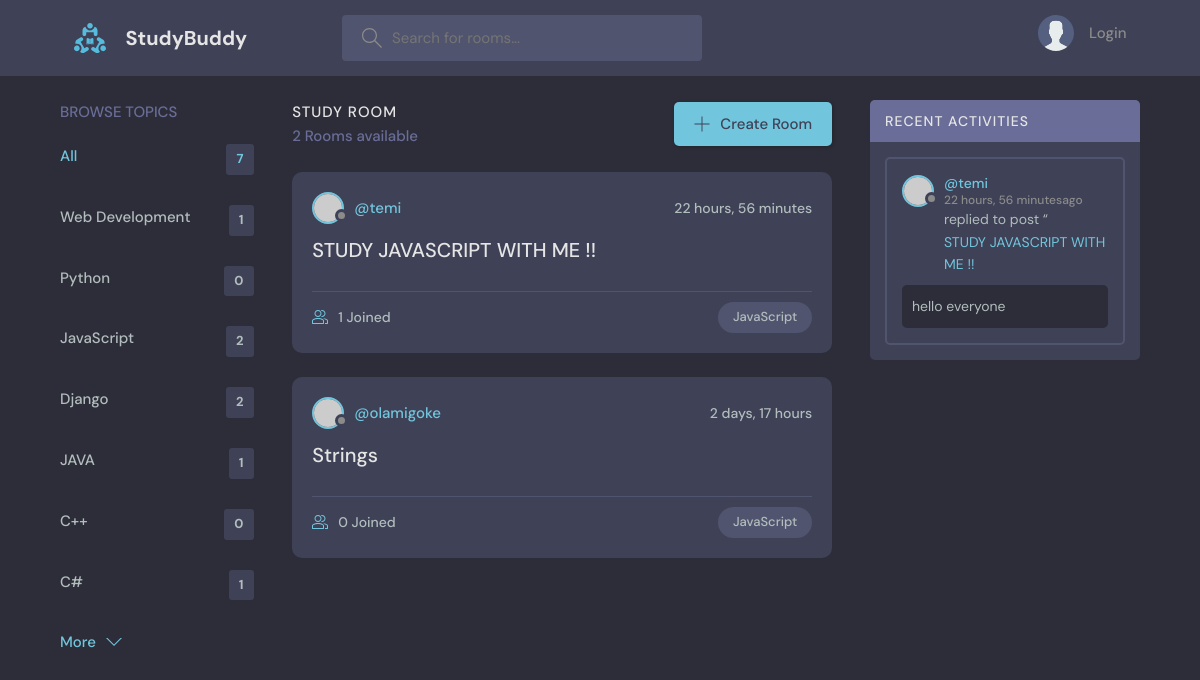
Screenshot of /?q=JavaScript with the database file from the repository.
### base/models.py (models this page shows, shortened)
class Topic(models.Model):
    name = models.CharField(max_length=200)

class Room(models.Model):
    host = models.ForeignKey(User, on_delete=models.SET_NULL, null=True)
    topic= models.ForeignKey(Topic, on_delete=models.SET_NULL, null=True)
    name = models.CharField(max_length=200)
    description = models.TextField(null=True, blank=True)
    participants = models.ManyToManyField(User, related_name='participants', blank=True)
    updated = models.DateTimeField(auto_now=True)
    created = models.DateTimeField(auto_now_add=True)
    class Meta:
        ordering = ['-updated', '-created']
    def __str__(self):
        return str(self.name)

class Message(models.Model):
    user = models.ForeignKey(User, on_delete=models.CASCADE)
    room = models.ForeignKey(Room, on_delete=models.CASCADE)
    body = models.TextField()
    updated = models.DateTimeField(auto_now=True)
    created = models.DateTimeField(auto_now_add=True)
    class Meta:
        ordering = ['-updated', '-created']

### base/views.py (the view)
# urls.py: path('', views.home, name="home"),
def home(request):
    q= request.GET.get('q') if request.GET.get('q') != None else ''
    rooms = Room.objects.filter(
        Q(topic__name__icontains=q) |
        Q(name__icontains=q) |
        Q(description__icontains=q)
        )
    topics = Topic.objects.all()
    room_count = rooms.count()
    room_messages =  Message.objects.filter(Q(room__topic__name__icontains=q))
    context = {'rooms':rooms, 'topics': topics, 'room_count':room_count,
               'room_messages':room_messages}
    return render(request, "base/home.html", context)

### base/templates/base/home.html (shortened to what this page needs)
{% extends 'main.html' %}
{% block content %}
<main class="layout layout--3">
      <div class="container">
        {% include 'base/topics_component.html' %}
        <div class="roomList">
          <div class="roomList__header">
            <div>
              <h2>Study Room</h2>
              <p>{{room_count}} Rooms available</p>
            </div>
            <a class="btn btn--main" href="{% url 'create-room' %}">
              <svg version="1.1" xmlns="http://www.w3.org/2000/svg" width="32" height="32" viewBox="0 0 32 32">
                <title>add</title>
                <path
                  d="M16.943 0.943h-1.885v14.115h-14.115v1.885h14.115v14.115h1.885v-14.115h14.115v-1.885h-14.115v-14.115z"
                ></path>
              </svg>
              Create Room
            </a>
          </div>
          {% include 'base/feed_component.html' %}
        </div>
        {% include 'base/activity_component.html' %}
      </div>
    </main>
{% endblock %}

### base/templates/base/topics_component.html
<div class="topics">
    <div class="topics__header">
      <h2>Browse Topics</h2>
    </div>
    <ul class="topics__list">
      <li>
        <a href="{% url 'home' %}" class="active">All <span>{{topics.count}}</span></a>
      </li>
      {% for topic in topics  %}
      <li>
        <a href="{% url 'home' %}?q={{topic.name}}">{{topic.name}}<span>{{topic.room_set.all.count}}</span></a>
      </li>
      {% endfor %}
    </ul>
    <a class="btn btn--link" href="topics.html">
      More
      <svg version="1.1" xmlns="http://www.w3.org/2000/svg" width="32" height="32" viewBox="0 0 32 32">
        <title>chevron-down</title>
        <path d="M16 21l-13-13h-3l16 16 16-16h-3l-13 13z"></path>
      </svg>
    </a>
  </div>

### base/templates/base/feed_component.html (shortened to what this page needs)
{% for room in rooms%}
<div class="roomListRoom">
    <div class="roomListRoom__header">
      <a href="{% url 'user-profile' room.host.id %}" class="roomListRoom__author">
        <div class="avatar avatar--small">
          <img src="https://randomuser.me/api/portraits/women/11.jpg" />
        </div>
        <span>@{{room.host.username}}</span>
      </a>
      <div class="roomListRoom__actions">
        <span>{{room.created|timesince}}</span>
      </div>
    </div>
    <div class="roomListRoom__content">
      <a href="{% url 'room' room.id %}">{{room.name}}</a>
    </div>
    <div class="roomListRoom__meta">
      <a href="{% url 'room' room.id %}" class="roomListRoom__joined">
        {{room.participants.all.count}} Joined
      </a>
      <p class="roomListRoom__topic">{{room.topic.name}}</p>
    </div>
  </div>
{% endfor %}

### base/templates/base/activity_component.html (shortened to what this page needs)
<div class="activities">
    <div class="activities__header">
      <h2>Recent Activities</h2>
    </div>
    {% for message in room_messages %}
    <div class="activities__box">
      <div class="activities__boxHeader roomListRoom__header">
        <a href="{% url 'user-profile' message.user.id %}" class="roomListRoom__author">
          <div class="avatar avatar--small">
            <img src="https://randomuser.me/api/portraits/women/11.jpg" />
          </div>
          <p>
            @{{message.user}}
            <span>{{message.created|timesince}}ago</span>
          </p>
        </a>
      </div>
      <div class="activities__boxContent">
        <p>replied to post “<a href="{% url 'room' message.room.id %}">{{message.room}}</a></p>
        <div class="activities__boxRoomContent">
          {{message.body}}
        </div>
      </div>
    </div>
    {% endfor %}
  </div>

### rows the page displays
Topic: name "Web Development", room_set.all.count "1"
Topic: name "Python", room_set.all.count "0"
Topic: name "JavaScript", room_set.all.count "2"
Topic: name "Django", room_set.all.count "2"
Topic: name "JAVA", room_set.all.count "1"
Topic: name "C++", room_set.all.count "0"
Topic: name "C#", room_set.all.count "1"
Room: host.username "temi", created "22 hours, 56 minutes", name "STUDY JAVASCRIPT WITH ME !!", participants.all.count "1", topic.name "JavaScript"
Room: host.username "olamigoke", created "2 days, 17 hours", name "Strings", participants.all.count "0", topic.name "JavaScript"
Message: user "temi", created "22 hours, 56 minutes", room "STUDY JAVASCRIPT WITH ME !!", body "hello everyone"

### other values shown
{{ topics.count }} "7"
{{ room_count }} "2"
